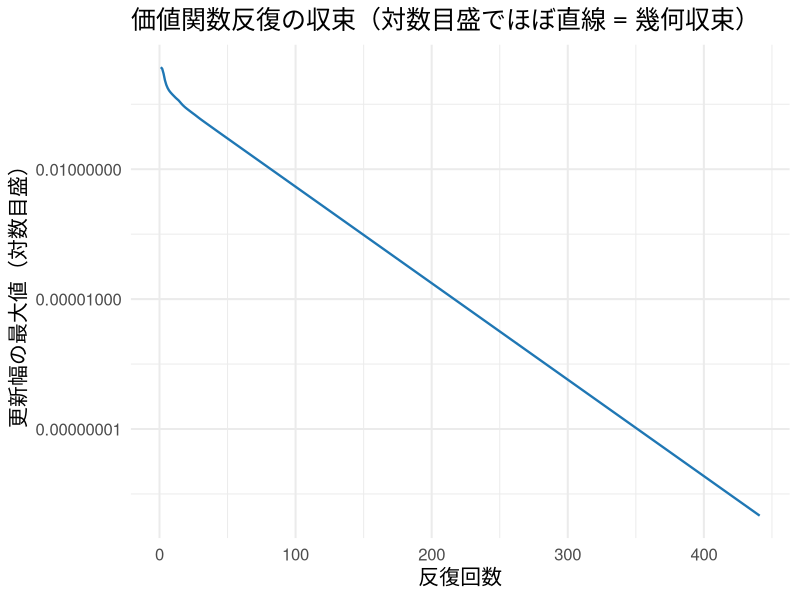
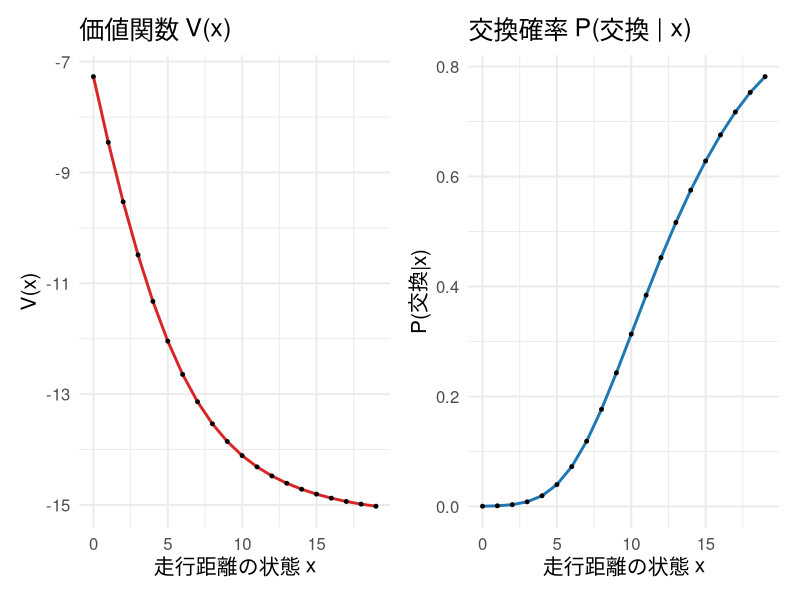
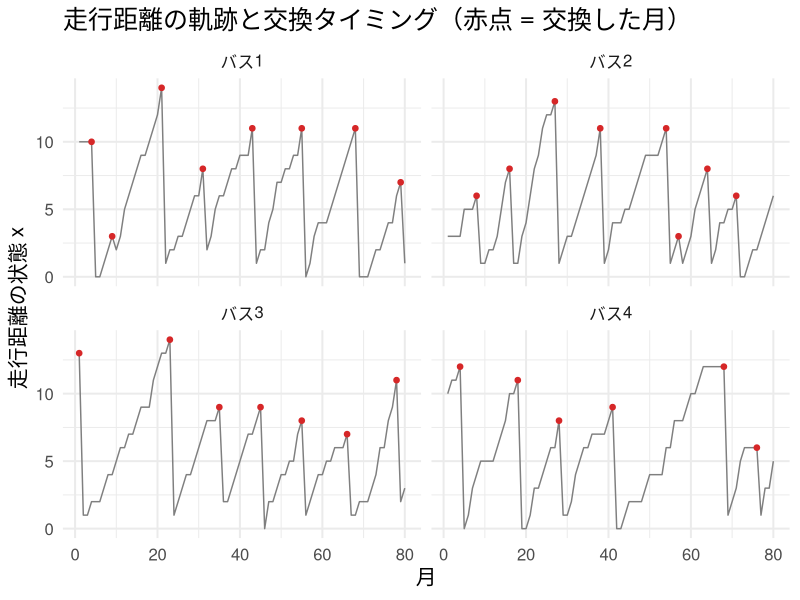
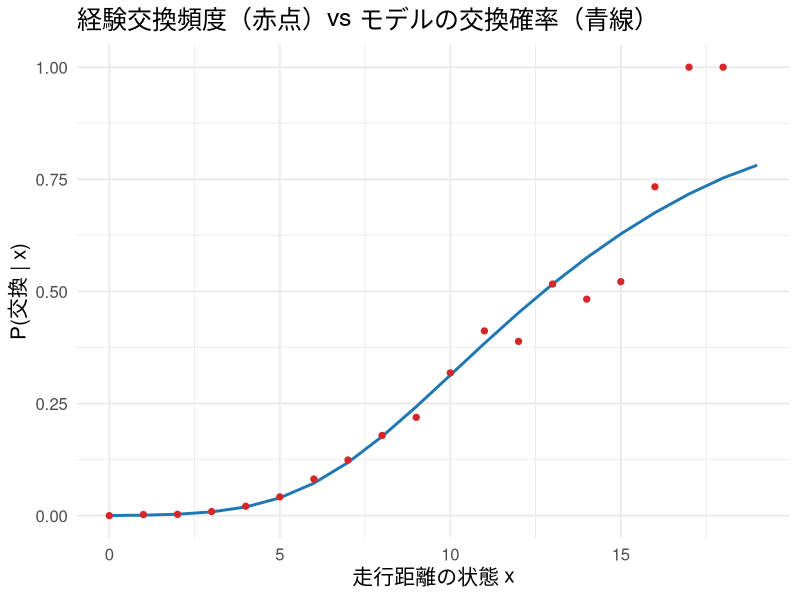
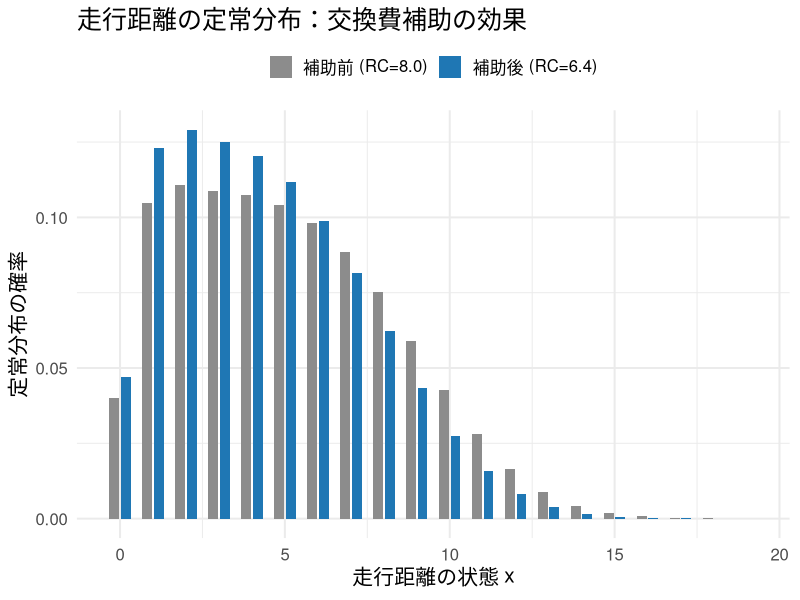

These charts were generated, in order, by the following R code:
## ---- chunk 1
#| include: false
library(ggplot2)
library(dplyr)
library(tidyr)
library(knitr)
library(patchwork)

set.seed(202613)

theme_slide <- function() {
  fam <- if (Sys.info()[["sysname"]] == "Darwin") "Hiragino Sans" else ""
  theme_minimal(base_size = 15, base_family = fam)
}
theme_set(theme_slide())
knitr::opts_chunk$set(fig.align = "center", dpi = 144)
options(scipen = 8)
## ---- chunk 2
#| label: model-setup
#| include: false
K     <- 20            # 走行距離の状態数（0..19）
beta  <- 0.95          # 割引因子（固定）
theta1_true <- 0.15    # 維持費の傾き
RC_true     <- 8.0     # エンジン交換費
p_trans <- c(0.30, 0.55, 0.15)   # 1期に +0/+1/+2 状態進む確率
EULER   <- 0.5772156649015329    # Euler 定数

xs <- 0:(K - 1)

build_transition <- function(K, p) {
  nj <- length(p)
  P0 <- matrix(0, K, K)
  P1 <- matrix(0, K, K)
  for (x in 1:K) {
    xv <- x - 1
    for (j in 1:nj) {
      jj <- j - 1
      P0[x, min(xv + jj, K - 1) + 1] <- P0[x, min(xv + jj, K - 1) + 1] + p[j]
      P1[x, min(0  + jj, K - 1) + 1] <- P1[x, min(0  + jj, K - 1) + 1] + p[j]
    }
  }
  list(P0 = P0, P1 = P1)
}
tr <- build_transition(K, p_trans)
P0 <- tr$P0; P1 <- tr$P1

flow_utils <- function(theta1, RC) {
  list(u0 = -theta1 * xs, u1 = rep(-RC, K))
}
## ---- chunk 3
#| label: vfi-def
#| echo: true
#| output-location: fragment
solve_vfi <- function(theta1, RC, tol = 1e-10, maxit = 2000, bta = beta) {
  uu <- flow_utils(theta1, RC)     # u(x,0) = -theta1*x, u(x,1) = -RC
  V  <- rep(0, K); errs <- numeric(0)
  for (it in 1:maxit) {
    v0 <- uu$u0 + bta * as.vector(P0 %*% V)   # 維持の choice-specific value
    v1 <- uu$u1 + bta * as.vector(P1 %*% V)   # 交換の choice-specific value
    m  <- pmax(v0, v1)                        # オーバーフロー対策（第2回と同じ）
    Vnew <- m + log(exp(v0 - m) + exp(v1 - m)) + EULER   # logsum + Euler定数
    err <- max(abs(Vnew - V)); errs <- c(errs, err); V <- Vnew
    if (err < tol) break
  }
  v0 <- uu$u0 + bta * as.vector(P0 %*% V)
  v1 <- uu$u1 + bta * as.vector(P1 %*% V)
  list(V = V, v0 = v0, v1 = v1, errs = errs, niter = length(errs))
}
ccp_replace <- function(v0, v1) {
  m <- pmax(v0, v1); exp(v1 - m) / (exp(v0 - m) + exp(v1 - m))
}
## ---- chunk 4
#| label: vfi-run
#| include: false
sol <- solve_vfi(theta1_true, RC_true)
Pr  <- ccp_replace(sol$v0, sol$v1)
## ---- chunk 5
#| label: fig-convergence
#| fig-height: 3.6
df_conv <- data.frame(iter = seq_along(sol$errs), err = sol$errs)
ggplot(df_conv, aes(iter, err)) +
  geom_line(color = "#1f77b4", linewidth = 0.8) +
  scale_y_log10() +
  labs(title = "価値関数反復の収束（対数目盛でほぼ直線 = 幾何収束）",
       x = "反復回数", y = "更新幅の最大値（対数目盛）")
## ---- chunk 6
#| label: fig-value-ccp
#| fig-height: 3.6
p_V <- ggplot(data.frame(x = xs, V = sol$V), aes(x, V)) +
  geom_line(color = "#d62728", linewidth = 1) + geom_point(size = 1) +
  labs(title = "価値関数 V(x)", x = "走行距離の状態 x", y = "V(x)")

p_P <- ggplot(data.frame(x = xs, P = Pr), aes(x, P)) +
  geom_line(color = "#1f77b4", linewidth = 1) + geom_point(size = 1) +
  labs(title = "交換確率 P(交換 | x)", x = "走行距離の状態 x", y = "P(交換|x)")

p_V + p_P
## ---- chunk 7
#| label: panel-sim
#| include: false
simulate_panel <- function(n_bus, n_month, theta1, RC, burn = 50) {
  s   <- solve_vfi(theta1, RC)
  Prs <- ccp_replace(s$v0, s$v1)
  total_T <- n_month + burn
  X <- matrix(0L, n_bus, total_T)
  A <- matrix(0L, n_bus, total_T)
  x <- sample(0:(K - 1), n_bus, replace = TRUE)
  for (t in 1:total_T) {
    u <- runif(n_bus)
    a <- as.integer(u < Prs[x + 1])
    X[, t] <- x
    A[, t] <- a
    jump <- sample(0:2, n_bus, replace = TRUE, prob = p_trans)
    x <- ifelse(a == 1L, pmin(0 + jump, K - 1), pmin(x + jump, K - 1))
  }
  list(X = X[, (burn + 1):total_T], A = A[, (burn + 1):total_T])
}

n_bus <- 150; n_month <- 80
panel <- simulate_panel(n_bus, n_month, theta1_true, RC_true)
X <- panel$X; A <- panel$A
## ---- chunk 8
#| label: fig-trajectories
#| fig-height: 3.9
show_bus <- c(1, 2, 3, 4)
df_traj <- do.call(rbind, lapply(show_bus, function(b) {
  data.frame(month = 1:n_month, mileage = X[b, ], bus = paste0("バス", b),
             replace = A[b, ])
}))
ggplot(df_traj, aes(month, mileage)) +
  geom_line(color = "grey50") +
  geom_point(data = subset(df_traj, replace == 1), aes(month, mileage),
             color = "#d62728", size = 1.6) +
  facet_wrap(~ bus, ncol = 2) +
  labs(title = "走行距離の軌跡と交換タイミング（赤点 = 交換した月）",
       x = "月", y = "走行距離の状態 x")
## ---- chunk 9
#| label: fig-empfreq
#| fig-height: 3.7
freq_by_state <- sapply(0:(K - 1), function(xv) {
  mask <- (X == xv)
  if (sum(mask) > 0) mean(A[mask]) else NA_real_
})
count_by_state <- sapply(0:(K - 1), function(xv) sum(X == xv))

df_freq <- data.frame(x = xs, emp = freq_by_state, model = Pr)
ggplot(df_freq, aes(x)) +
  geom_line(aes(y = model), color = "#1f77b4", linewidth = 1) +
  geom_point(aes(y = emp), color = "#d62728", size = 1.8) +
  labs(title = "経験交換頻度（赤点）vs モデルの交換確率（青線）",
       x = "走行距離の状態 x", y = "P(交換 | x)")
## ---- chunk 10
#| label: nfxp-loglik
#| echo: true
#| output-location: fragment
neg_loglik_nfxp <- function(theta, X, A) {
  theta1 <- theta[1]; RC <- theta[2]
  if (theta1 <= 0 || RC <= 0) return(1e10)
  sol <- solve_vfi(theta1, RC, tol = 1e-8, maxit = 1000)  # ここで毎回 DP を解く
  m   <- pmax(sol$v0, sol$v1)
  lae <- m + log(exp(sol$v0 - m) + exp(sol$v1 - m))       # log(exp v0 + exp v1)
  logp1 <- sol$v1 - lae     # log P(交換|x)
  logp0 <- sol$v0 - lae     # log P(維持|x)
  xr <- as.vector(X) + 1
  ar <- as.vector(A)
  -sum(ifelse(ar == 1L, logp1[xr], logp0[xr]))
}
## ---- chunk 11
#| label: nfxp-run
#| include: false
t0 <- Sys.time()
fit_nfxp <- optim(par = c(0.10, 5.0), fn = neg_loglik_nfxp,
                  X = X, A = A, method = "Nelder-Mead",
                  control = list(reltol = 1e-8, maxit = 1000),
                  hessian = TRUE)
t1 <- Sys.time()
nfxp_time <- as.numeric(difftime(t1, t0, units = "secs"))
theta_hat_nfxp <- fit_nfxp$par
vcov_nfxp <- solve(fit_nfxp$hessian)
se_nfxp   <- sqrt(diag(vcov_nfxp))
## ---- chunk 12
#| label: nfxp-table
recovery_nfxp <- data.frame(
  parameter = c("theta1（維持費の傾き）", "RC（交換費）"),
  truth     = c(theta1_true, RC_true),
  estimate  = round(theta_hat_nfxp, 4),
  se        = round(se_nfxp, 4),
  ci_lower  = round(theta_hat_nfxp - 1.96 * se_nfxp, 4),
  ci_upper  = round(theta_hat_nfxp + 1.96 * se_nfxp, 4)
)
kable(recovery_nfxp,
      col.names = c("パラメータ", "真値", "推定値", "SE", "95%CI下限", "95%CI上限"))
## ---- chunk 13
#| label: ccp-check
diffP <- P1 - P0
sol_true <- solve_vfi(theta1_true, RC_true, tol = 1e-12)
P1c <- ccp_replace(sol_true$v0, sol_true$v1)
logP1 <- log(P1c); logP0 <- log(1 - P1c)
y_true <- logP1 - logP0 + beta * as.vector(diffP %*% logP1)
fit_check <- lm(y_true ~ xs)
check_tbl <- data.frame(
  item = c("恒等式の最大誤差", "回帰の傾き（theta1、真値 0.15）", "回帰の切片の符号反転（RC、真値 8.0）"),
  value = c(sprintf("%.2e", max(abs(y_true - (theta1_true * xs - RC_true)))),
            sprintf("%.6f", coef(fit_check)[2]),
            sprintf("%.6f", -coef(fit_check)[1]))
)
kable(check_tbl, col.names = c("検算項目", "値"), row.names = FALSE)
## ---- chunk 14
#| label: ccp-est
#| echo: true
#| output-location: fragment
n_x  <- sapply(0:(K - 1), function(xv) sum(X == xv))     # 状態ごとの観測数
n1_x <- sapply(0:(K - 1), function(xv) sum(A[X == xv]))  # 状態ごとの交換数
Psm  <- (n1_x + 0.5) / (n_x + 1.0)          # Laplace 平滑化した頻度 CCP
logP1h <- log(Psm); logP0h <- log(1 - Psm)
logP1h_full <- logP1h                        # 未観測の状態は隣の値で代用
for (xv in 2:K) if (n_x[xv] == 0) logP1h_full[xv] <- logP1h_full[xv - 1]
y_hat <- logP1h - logP0h + beta * as.vector(diffP %*% logP1h_full)
good  <- n_x >= 30                           # データの厚い状態だけ使う
fit_ccp <- lm(y_hat ~ xs, weights = n_x, subset = good)   # ただの回帰（WLS）
theta1_ccp <- as.numeric(coef(fit_ccp)[2])
RC_ccp     <- as.numeric(-coef(fit_ccp)[1])
round(c(theta1 = theta1_ccp, RC = RC_ccp), 4)
## ---- chunk 15
#| label: compare-run
#| include: false
ccp_time <- as.numeric(system.time(
  lm(y_hat ~ xs, weights = n_x, subset = good)
)["elapsed"])
speed_ratio <- nfxp_time / max(ccp_time, 1e-4)
## ---- chunk 16
#| label: compare-table
compare_tbl <- data.frame(
  method   = c("NFXP (Rust)", "CCP (Hotz-Miller)"),
  theta1   = round(c(theta_hat_nfxp[1], theta1_ccp), 4),
  RC       = round(c(theta_hat_nfxp[2], RC_ccp), 4),
  time_sec = signif(c(nfxp_time, ccp_time), 3),
  DP_solve = c("毎評価で解き切る", "一度も解かない")
)
kable(compare_tbl,
      col.names = c("手法", "theta1", "RC", "時間（秒）", "DP を解くか"),
      row.names = FALSE)
## ---- chunk 17
#| label: cf-run
#| include: false
policy_transition <- function(Prv) {
  (1 - Prv) * P0 + Prv * P1
}
ergodic_dist <- function(M) {
  Amat <- rbind(t(M) - diag(K), rep(1, K))
  b <- c(rep(0, K), 1)
  d <- qr.solve(Amat, b)
  d / sum(d)
}
summarize_policy <- function(theta1, RC, bta = beta) {
  s   <- solve_vfi(theta1, RC, bta = bta)
  Prv <- ccp_replace(s$v0, s$v1)
  M   <- policy_transition(Prv)
  d   <- ergodic_dist(M)
  list(rep_rate = sum(d * Prv), mean_mi = sum(d * xs), d = d)
}
base_cf <- summarize_policy(theta1_true, RC_true)
sub_cf  <- summarize_policy(theta1_true, RC_true * 0.8)
## ---- chunk 18
#| label: cf-table
cf_tbl <- data.frame(
  policy   = c("補助前（RC = 8.0）", "補助後（RC = 6.4）"),
  rep_rate = round(c(base_cf$rep_rate, sub_cf$rep_rate), 4),
  mean_mi  = round(c(base_cf$mean_mi, sub_cf$mean_mi), 3)
)
kable(cf_tbl, col.names = c("政策", "長期交換率", "平均走行距離"), row.names = FALSE)
## ---- chunk 19
#| label: fig-cf-dist
#| fig-height: 3.8
df_cf <- rbind(
  data.frame(x = xs, dens = base_cf$d, policy = "補助前 (RC=8.0)"),
  data.frame(x = xs, dens = sub_cf$d,  policy = "補助後 (RC=6.4)")
)
ggplot(df_cf, aes(x, dens, fill = policy)) +
  geom_col(position = position_dodge(width = 0.7), width = 0.6) +
  scale_fill_manual(values = c("補助前 (RC=8.0)" = "grey55",
                               "補助後 (RC=6.4)" = "#1f77b4")) +
  labs(title = "走行距離の定常分布：交換費補助の効果",
       x = "走行距離の状態 x", y = "定常分布の確率", fill = NULL) +
  theme(legend.position = "top")
## ---- chunk 20
#| label: myopic-run
#| include: false
panel_big <- simulate_panel(1000, 150, theta1_true, RC_true)
Xb <- panel_big$X; Ab <- panel_big$A

neg_loglik_myopic <- function(theta, X, A) {
  theta1 <- theta[1]; RC <- theta[2]
  if (theta1 <= 0 || RC <= 0) return(1e10)
  v0 <- -theta1 * xs; v1 <- rep(-RC, K)
  m  <- pmax(v0, v1)
  lae <- m + log(exp(v0 - m) + exp(v1 - m))
  logp1 <- v1 - lae; logp0 <- v0 - lae
  xr <- as.vector(X) + 1; ar <- as.vector(A)
  -sum(ifelse(ar == 1L, logp1[xr], logp0[xr]))
}
fit_myopic <- optim(c(0.10, 5.0), neg_loglik_myopic, X = Xb, A = Ab,
                    method = "Nelder-Mead", control = list(reltol = 1e-8))
fit_dyn_big <- optim(c(0.10, 5.0), neg_loglik_nfxp, X = Xb, A = Ab,
                     method = "Nelder-Mead", control = list(reltol = 1e-8))
## ---- chunk 21
#| label: myopic-table
est_tbl <- data.frame(
  model  = c("真値", "動学（beta = 0.95、正しい）", "myopic（beta = 0、誤り）"),
  theta1 = round(c(theta1_true, fit_dyn_big$par[1], fit_myopic$par[1]), 4),
  RC     = round(c(RC_true,     fit_dyn_big$par[2], fit_myopic$par[2]), 4)
)
kable(est_tbl, col.names = c("モデル", "theta1", "RC"), row.names = FALSE)
## ---- chunk 22
#| label: myopic-cf-run
#| include: false
myo0 <- summarize_policy(fit_myopic$par[1], fit_myopic$par[2], bta = 0)
myo1 <- summarize_policy(fit_myopic$par[1], fit_myopic$par[2] * 0.8, bta = 0)
## ---- chunk 23
#| label: myopic-cf-table
cf_compare <- data.frame(
  analysis   = c("正しい動学（beta = 0.95）", "myopic（beta = 0、誤り）"),
  rep_before = round(c(base_cf$rep_rate, myo0$rep_rate), 4),
  rep_after  = round(c(sub_cf$rep_rate, myo1$rep_rate), 4),
  change_pct = round(c((sub_cf$rep_rate / base_cf$rep_rate - 1) * 100,
                       (myo1$rep_rate / myo0$rep_rate - 1) * 100), 1)
)
kable(cf_compare,
      col.names = c("分析者", "補助前の交換率", "補助後の交換率", "変化率（%）"),
      row.names = FALSE)
